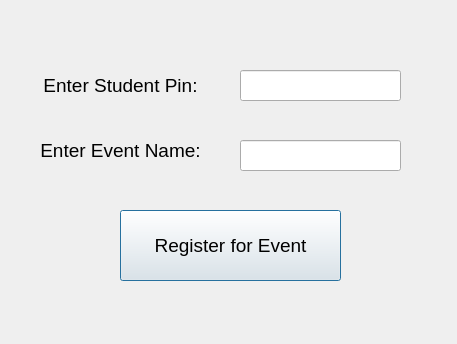
<?xml version="1.0" encoding="UTF-8"?>
<ui version="4.0">
 <class>registerDialog</class>
 <widget class="QDialog" name="registerDialog">
  <property name="geometry">
   <rect>
    <x>0</x>
    <y>0</y>
    <width>457</width>
    <height>344</height>
   </rect>
  </property>
  <property name="windowTitle">
   <string>Dialog</string>
  </property>
  <widget class="QPushButton" name="registerButton">
   <property name="geometry">
    <rect>
     <x>120</x>
     <y>210</y>
     <width>221</width>
     <height>71</height>
    </rect>
   </property>
   <property name="font">
    <font>
     <pointsize>14</pointsize>
    </font>
   </property>
   <property name="text">
    <string>Register for Event</string>
   </property>
  </widget>
  <widget class="QLabel" name="label">
   <property name="geometry">
    <rect>
     <x>30</x>
     <y>70</y>
     <width>181</width>
     <height>31</height>
    </rect>
   </property>
   <property name="font">
    <font>
     <pointsize>14</pointsize>
    </font>
   </property>
   <property name="text">
    <string>Enter Student Pin:</string>
   </property>
   <property name="alignment">
    <set>Qt::AlignmentFlag::AlignCenter</set>
   </property>
  </widget>
  <widget class="QLineEdit" name="pinInput">
   <property name="geometry">
    <rect>
     <x>240</x>
     <y>70</y>
     <width>161</width>
     <height>31</height>
    </rect>
   </property>
  </widget>
  <widget class="QLabel" name="label_2">
   <property name="geometry">
    <rect>
     <x>30</x>
     <y>130</y>
     <width>181</width>
     <height>41</height>
    </rect>
   </property>
   <property name="font">
    <font>
     <pointsize>14</pointsize>
    </font>
   </property>
   <property name="text">
    <string>Enter Event Name:</string>
   </property>
   <property name="alignment">
    <set>Qt::AlignmentFlag::AlignCenter</set>
   </property>
  </widget>
  <widget class="QLineEdit" name="eventNameInput">
   <property name="geometry">
    <rect>
     <x>240</x>
     <y>140</y>
     <width>161</width>
     <height>31</height>
    </rect>
   </property>
  </widget>
 </widget>
 <resources/>
 <connections/>
</ui>
